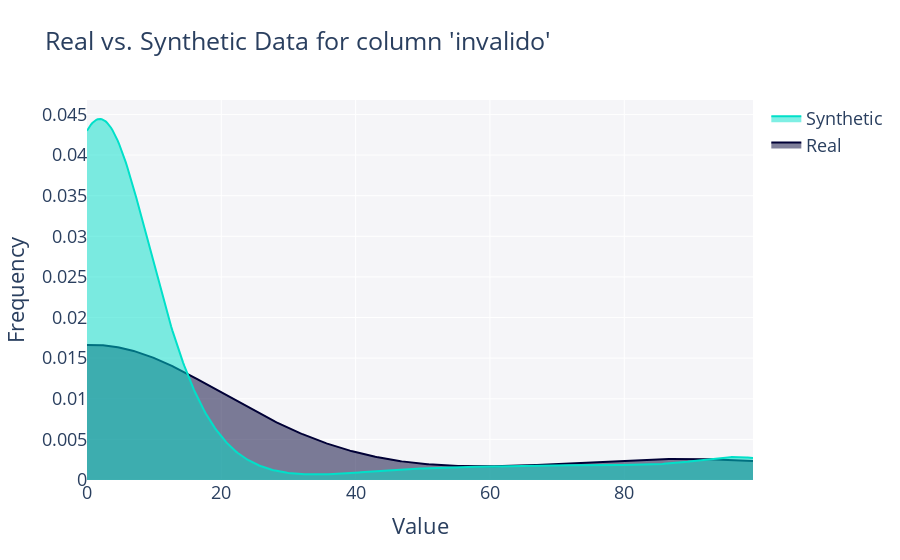

Notebook code for this chart:
### Code cell
# %%
fig = get_column_plot(
    real_data=df,
    synthetic_data=synthetic_data,
    metadata=table_metadata,
    column_name='invalido'
)
    
fig.show()

### Figure 1 — Plotly figure (JSON) as saved in the notebook; plotly's stock layout.template omitted (floating-point values rounded to 4 significant figures; data arrays with more than 128 entries replaced by an {"elided": "..."} marker saying what was removed)
{"data": [{"fill": "tozeroy", "hovertemplate": "<b>Real</b><br>Frequency: %{y}<extra></extra>", "legendgroup": "Real", "marker": {"color": "#000036"}, "mode": "lines", "name": "Real", "showlegend": true, "type": "scatter", "x": {"elided": "500 float values"}, "xaxis": "x", "y": {"elided": "500 float values"}, "yaxis": "y"}, {"fill": "tozeroy", "hovertemplate": "<b>Synthetic</b><br>Frequency: %{y}<extra></extra>", "legendgroup": "Synthetic", "marker": {"color": "#01E0C9"}, "mode": "lines", "name": "Synthetic", "showlegend": true, "type": "scatter", "x": {"elided": "500 float values"}, "xaxis": "x", "y": {"elided": "500 float values"}, "yaxis": "y"}], "layout": {"barmode": "overlay", "font": {"size": 18}, "hovermode": "closest", "legend": {"traceorder": "reversed"}, "plot_bgcolor": "#F5F5F8", "title": {"text": "Real vs. Synthetic Data for column 'invalido'"}, "xaxis": {"anchor": "y2", "domain": [0, 1], "title": {"text": "Value"}, "zeroline": false}, "yaxis": {"anchor": "free", "domain": [0, 1], "position": 0, "title": {"text": "Frequency"}}}}
